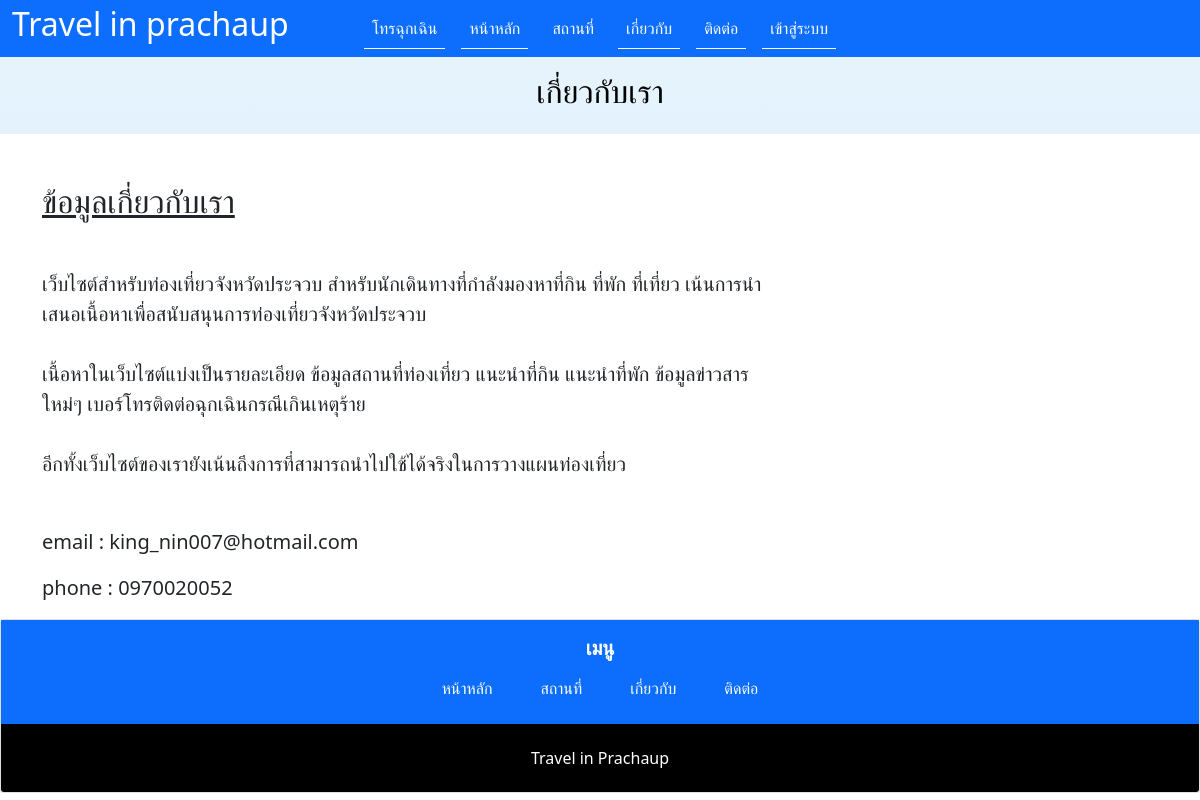
Page /about.php on the committed database.
### tables this page shows
CREATE TABLE `tb_about` (
  `id` int(11) NOT NULL,
  `name` varchar(300) NOT NULL,
  `detail` text NOT NULL,
  `email` varchar(100) NOT NULL,
  `phone` varchar(50) NOT NULL
);

### about.php (the view, shortened to what this page needs)
<?php
include('connection/connection.php');
$id =1;
$sql = "SELECT * FROM tb_about WHERE id = '$id'";
$query = mysqli_query($conn, $sql);
$result = mysqli_fetch_assoc($query);
?>
<!DOCTYPE html>
<html lang="en">
<?php include('includes/head.php'); ?>
<body>
    <?php
        if($_SESSION['user_mem']!='') {
            include('includes/navbar2.php');
        } else{
            include('includes/navbar.php');
        }
    ?>
    <h2 class="mt-5 mb-5 pt-4 pb-4 text-center bg-gradient text-black" style="background-color: #e3f2fd">เกี่ยวกับเรา</h2>
    <div class="container">
        <div class="row">
            <div class="col-8">
                <h2><p class="text-decoration-underline">ข้อมูลเกี่ยวกับเรา</p></h2>
                <p class="text-break fs-5 mt-5"><?=nl2br($result['detail'])?></p>
                <p class="text-break fs-5 mt-5">email : <?=$result['email']?></p>
                <p class="text-break fs-5">phone : <?=$result['phone']?></p>
            </div>
        </div>
    </div>
    <?php include('includes/footer.php') ?>
</body>
</html>

### rows in the picture
tb_about: detail "เว็บไซต์สำหรับท่องเที่ยวจังหวัดประจวบ สำหรับนักเดินทางที่กำลังมองหาที่กิน ที่พัก ที่เที่ยว เน้นการนำเสนอเนื้อหาเพื่อสนับสนุนการท่องเที่ยวจังหวัดประจวบ เนื้อหาในเว็บไซต์แบ่งเป็นรายละเอียด ข้อมูลสถานที่ท่องเที่ยว แนะนำที่กิน แนะนำที่พัก ข้อมูลข่าวสารใหม่ๆ เบอร์โทรติดต่อฉุกเฉินกรณีเกินเหตุร้าย อีกทั้งเว็บไซต์ของเรายังเน้นถึงการที่สามารถนำไปใช้ได้จริงในการวางแผนท่องเที่ยว", email "king_nin007@hotmail.com", phone "0970020052"
